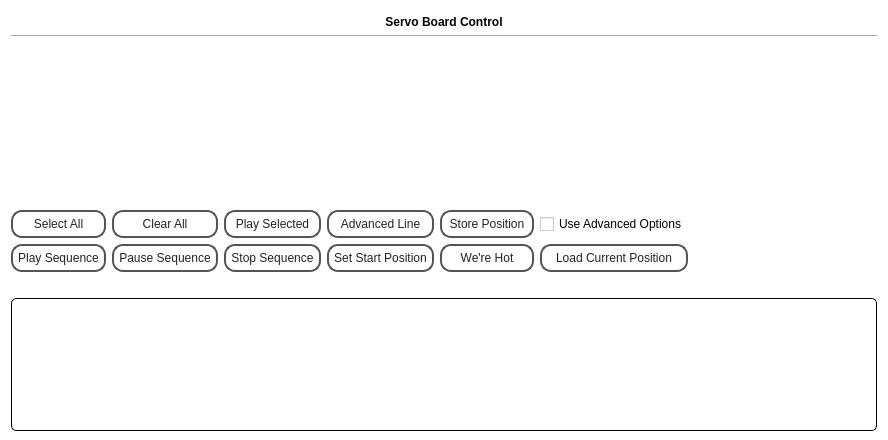
<?xml version="1.0" encoding="UTF-8"?>
<ui version="4.0">
 <class>servoboard_main</class>
 <widget class="QWidget" name="servoboard_main">
  <property name="geometry">
   <rect>
    <x>0</x>
    <y>0</y>
    <width>888</width>
    <height>440</height>
   </rect>
  </property>
  <property name="maximumSize">
   <size>
    <width>16777215</width>
    <height>440</height>
   </size>
  </property>
  <property name="windowTitle">
   <string>Form</string>
  </property>
  <property name="autoFillBackground">
   <bool>false</bool>
  </property>
  <property name="styleSheet">
   <string notr="true">QWidget{
	background-color: rgb(255, 255, 255);
}

QTextEdit{
 	border-width: 1px; 
	border-style: solid; 
	border-radius: 5px;
	border-color: rgb(0, 0, 0);
}


QGroupBox{
 	border-width: 1px; 
	border-style: solid; 
	border-radius: 5px;
	border-color: rgb(0, 0, 0);

}


QSpinBox {
	background-color: rgb(255, 255, 255);
}

QSlider::groove:vertical {
border: 1px solid #bbb;
background: white;
height: 68px;
border-radius: 4px;
}

QSlider::sub-page:vertical {
background: qlineargradient(x1: 0, y1: 0,    x2: 0, y2: 1,
    stop: 0 #66e, stop: 1 #bbf);
background: qlineargradient(x1: 0, y1: 0.2, x2: 1, y2: 1,
    stop: 0 #bbf, stop: 1 #55f);
border: 1px solid #777;
height: 68px;
border-radius: 4px;
}

QSlider::add-page:vertical {
background: #fff;
border: 1px solid #777;
height: 10px;
border-radius: 4px;
}

QSlider::handle:vertical {
background: qlineargradient(x1:0, y1:0, x2:1, y2:1,
    stop:0 #eee, stop:1 #ccc);
border: 1px solid #777;
width: 13px;
height:10px;
margin-top: -2px;
margin-bottom: -2px;
border-radius: 4px;
}

QSlider::handle:vertical:hover {
background: qlineargradient(x1:0, y1:0, x2:1, y2:1,
    stop:0 #fff, stop:1 #ddd);
border: 1px solid #444;
border-radius: 4px;
}

QSlider::sub-page:vertical:disabled {
background: #bbb;
border-color: #999;
}

QSlider::add-page:vertical:disabled {
background: #eee;
border-color: #999;
}

QSlider::handle:vertical:disabled {
background: #eee;
border: 1px solid #aaa;
border-radius: 4px;
}

QPushButton {
color: #222;
border: 2px solid #555;
border-radius: 11px;
padding: 5px;
background: qradialgradient(cx: 0.3, cy: -0.4,
fx: 0.3, fy: -0.4,
radius: 1.35, stop: 0 #fff, stop: 1 #BBB);
min-width: 80px;
}

QPushButton:hover {
background: qradialgradient(cx: 0.3, cy: -0.4,
fx: 0.3, fy: -0.4,
radius: 1.35, stop: 0 #fff, stop: 1 #ddd);
}

QPushButton:pressed {
background: qradialgradient(cx: 0.4, cy: -0.1,
fx: 0.4, fy: -0.1,
radius: 1.35, stop: 0 #fff, stop: 1 #fff);
}
</string>
  </property>
  <layout class="QGridLayout" name="gridLayout_2">
   <property name="bottomMargin">
    <number>9</number>
   </property>
   <item row="1" column="0">
    <widget class="QTextEdit" name="txtSequence"/>
   </item>
   <item row="0" column="0">
    <layout class="QGridLayout" name="gridMainLayout">
     <item row="1" column="6">
      <spacer name="horizontalSpacer_2">
       <property name="orientation">
        <enum>Qt::Horizontal</enum>
       </property>
       <property name="sizeType">
        <enum>QSizePolicy::Expanding</enum>
       </property>
       <property name="sizeHint" stdset="0">
        <size>
         <width>10</width>
         <height>0</height>
        </size>
       </property>
      </spacer>
     </item>
     <item row="3" column="2">
      <widget class="QPushButton" name="btnPlaySelected">
       <property name="toolTip">
        <string>Play all enabled servos to the serial port</string>
       </property>
       <property name="text">
        <string>Play Selected</string>
       </property>
       <property name="icon">
        <iconset resource="../SerialPortIcons.qrc">
         <normaloff>:/res/images/play_large_green.png</normaloff>:/res/images/play_large_green.png</iconset>
       </property>
      </widget>
     </item>
     <item row="0" column="0" colspan="7">
      <layout class="QVBoxLayout" name="verticalLayout">
       <property name="spacing">
        <number>2</number>
       </property>
       <item>
        <widget class="QLabel" name="lblServoBoardControl">
         <property name="minimumSize">
          <size>
           <width>0</width>
           <height>22</height>
          </size>
         </property>
         <property name="maximumSize">
          <size>
           <width>16777215</width>
           <height>22</height>
          </size>
         </property>
         <property name="font">
          <font>
           <weight>75</weight>
           <bold>true</bold>
          </font>
         </property>
         <property name="frameShape">
          <enum>QFrame::NoFrame</enum>
         </property>
         <property name="frameShadow">
          <enum>QFrame::Plain</enum>
         </property>
         <property name="lineWidth">
          <number>1</number>
         </property>
         <property name="midLineWidth">
          <number>0</number>
         </property>
         <property name="text">
          <string>Servo Board Control</string>
         </property>
         <property name="scaledContents">
          <bool>false</bool>
         </property>
         <property name="alignment">
          <set>Qt::AlignCenter</set>
         </property>
        </widget>
       </item>
       <item>
        <widget class="Line" name="line_underline0">
         <property name="orientation">
          <enum>Qt::Horizontal</enum>
         </property>
        </widget>
       </item>
       <item>
        <spacer name="verticalSpacerTop">
         <property name="orientation">
          <enum>Qt::Vertical</enum>
         </property>
         <property name="sizeType">
          <enum>QSizePolicy::Fixed</enum>
         </property>
         <property name="sizeHint" stdset="0">
          <size>
           <width>20</width>
           <height>5</height>
          </size>
         </property>
        </spacer>
       </item>
      </layout>
     </item>
     <item row="5" column="0">
      <spacer name="verticalSpacer_3">
       <property name="orientation">
        <enum>Qt::Vertical</enum>
       </property>
       <property name="sizeHint" stdset="0">
        <size>
         <width>20</width>
         <height>40</height>
        </size>
       </property>
      </spacer>
     </item>
     <item row="3" column="5">
      <widget class="QCheckBox" name="chkUseAdvanced">
       <property name="toolTip">
        <string>Store advanced options with the current position</string>
       </property>
       <property name="text">
        <string>Use Advanced Options</string>
       </property>
      </widget>
     </item>
     <item row="3" column="1">
      <widget class="QPushButton" name="btnClearAll">
       <property name="toolTip">
        <string>Unenable all servos</string>
       </property>
       <property name="text">
        <string>Clear All</string>
       </property>
      </widget>
     </item>
     <item row="4" column="1">
      <widget class="QPushButton" name="btnPause">
       <property name="toolTip">
        <string>Pause playback of the current sequence</string>
       </property>
       <property name="text">
        <string>Pause Sequence</string>
       </property>
      </widget>
     </item>
     <item row="4" column="2">
      <widget class="QPushButton" name="btnStopSequence">
       <property name="toolTip">
        <string>Stop playback of the current sequence</string>
       </property>
       <property name="text">
        <string>Stop Sequence</string>
       </property>
      </widget>
     </item>
     <item row="4" column="0">
      <widget class="QPushButton" name="btnPlaySequence">
       <property name="toolTip">
        <string>Begin playback of current sequence</string>
       </property>
       <property name="text">
        <string>Play Sequence</string>
       </property>
      </widget>
     </item>
     <item row="3" column="3">
      <widget class="QPushButton" name="btnAdvancedLineOptions">
       <property name="acceptDrops">
        <bool>false</bool>
       </property>
       <property name="toolTip">
        <string>Set advanced options about the current position</string>
       </property>
       <property name="text">
        <string>Advanced Line</string>
       </property>
      </widget>
     </item>
     <item row="3" column="0">
      <widget class="QPushButton" name="btnSelectAll">
       <property name="toolTip">
        <string>Enable all servos</string>
       </property>
       <property name="text">
        <string>Select All</string>
       </property>
      </widget>
     </item>
     <item row="3" column="4">
      <widget class="QPushButton" name="btnStore">
       <property name="toolTip">
        <string>Store position as next one in the sequence</string>
       </property>
       <property name="text">
        <string>Store Position</string>
       </property>
      </widget>
     </item>
     <item row="2" column="0">
      <spacer name="verticalSpacer">
       <property name="orientation">
        <enum>Qt::Vertical</enum>
       </property>
       <property name="sizeHint" stdset="0">
        <size>
         <width>20</width>
         <height>100</height>
        </size>
       </property>
      </spacer>
     </item>
     <item row="1" column="0">
      <spacer name="verticalSpacer_2">
       <property name="orientation">
        <enum>Qt::Vertical</enum>
       </property>
       <property name="sizeHint" stdset="0">
        <size>
         <width>20</width>
         <height>100</height>
        </size>
       </property>
      </spacer>
     </item>
     <item row="4" column="3">
      <widget class="QPushButton" name="btnSetStartPosition">
       <property name="toolTip">
        <string>Choose the intial position to be burnt to the board</string>
       </property>
       <property name="text">
        <string>Set Start Position</string>
       </property>
      </widget>
     </item>
     <item row="4" column="4">
      <widget class="QPushButton" name="btnHotModeStartStop">
       <property name="toolTip">
        <string>DANERGOUS!! Trasmit all positions to the board constantly</string>
       </property>
       <property name="text">
        <string>We're Hot</string>
       </property>
      </widget>
     </item>
     <item row="4" column="5">
      <widget class="QPushButton" name="btnLoadCurrent">
       <property name="toolTip">
        <string>Move current position of servos to sliders</string>
       </property>
       <property name="text">
        <string>Load Current Position</string>
       </property>
      </widget>
     </item>
    </layout>
   </item>
  </layout>
 </widget>
 <resources>
  <include location="../SerialPortIcons.qrc"/>
 </resources>
 <connections/>
</ui>
